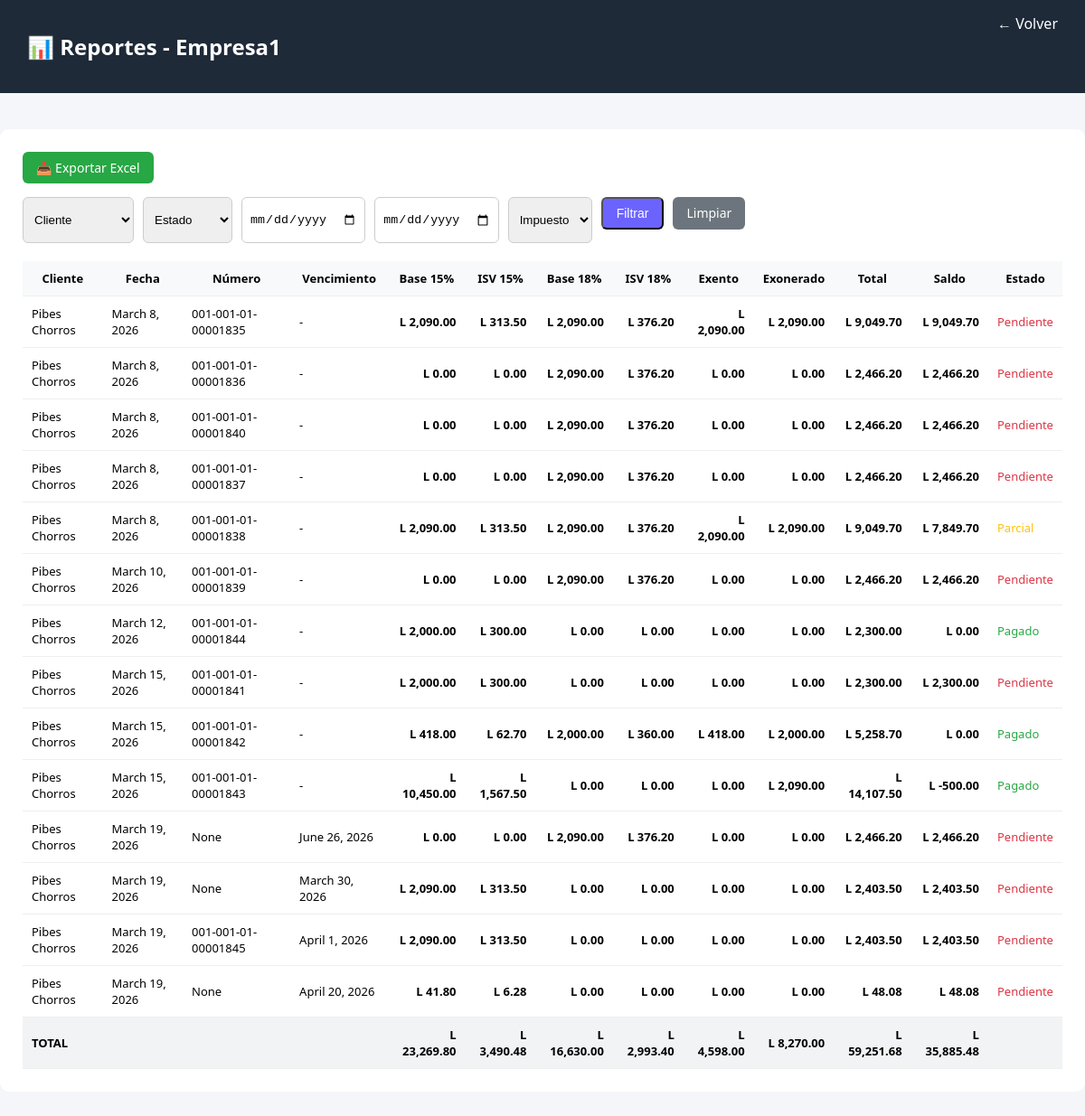
/empresa_1/dashboard/facturacion/reportes/ (signed in), run on the app's committed database.
### core/models.py (models this page shows, shortened)
class Empresa(models.Model):
    nombre = models.CharField(max_length=200)
    slug = models.SlugField(unique=True)
    rtn = models.CharField(max_length=20, unique=True)
    logo = models.ImageField(upload_to='logos/', blank=True, null=True)
    direccion = models.TextField(blank=True, null=True)
    ciudad = models.CharField(max_length=100, blank=True, null=True)
    departamento = models.CharField(max_length=100, blank=True, null=True)
    pais = models.CharField(max_length=100, default="Honduras")
    telefono = models.CharField(max_length=30, blank=True, null=True)
    correo = models.EmailField(blank=True, null=True)
    sitio_web = models.CharField(max_length=200, blank=True, null=True)
    slogan = models.CharField(max_length=200, blank=True, null=True)
    condiciones_pago = models.CharField(
        max_length=200,
        blank=True,
        null=True,
        default="Pago inmediato"
    )
    activa = models.BooleanField(default=True)
    fecha_creacion = models.DateTimeField(auto_now_add=True)
    class Meta:
        ordering = ['nombre']
        verbose_name = "Empresa"
        verbose_name_plural = "Empresas"

### facturacion/models.py (models this page shows, shortened)
class Factura(models.Model):
    ESTADOS = (
        ('borrador', 'Borrador'),
        ('emitida', 'Emitida'),
        ('anulada', 'Anulada'),
    )
    ESTADO_PAGO = (
        ('pendiente', 'Pendiente'),
        ('parcial', 'Parcial'),
        ('pagado', 'Pagado'),
    )
    MONEDAS = (
        ('HNL', 'Lempiras'),
        ('USD', 'Dólares'),
    )
    empresa = models.ForeignKey(Empresa, on_delete=models.CASCADE)
    cliente = models.ForeignKey(Cliente, on_delete=models.PROTECT)
    vendedor = models.ForeignKey(
        Usuario,
        on_delete=models.SET_NULL,
        null=True,
        blank=True,
        related_name='facturas_vendidas'
    )
    moneda = models.CharField(max_length=3, choices=MONEDAS, default='HNL')
    tipo_cambio = models.DecimalField(max_digits=10, decimal_places=4, default=1)
    fecha_emision = models.DateField(default=timezone.now)
    fecha_vencimiento = models.DateField(blank=True, null=True)
    orden_compra_exenta = models.CharField(max_length=100, blank=True, null=True)
    constancia_exonerado = models.CharField(max_length=100, blank=True, null=True)
    registro_sag = models.CharField(max_length=100, blank=True, null=True)
    cai = models.ForeignKey(CAI, on_delete=models.PROTECT, null=True, blank=True)
    numero_factura = models.CharField(max_length=20, blank=True, null=True)
    subtotal = models.DecimalField(max_digits=12, decimal_places=2, default=0)
    impuesto = models.DecimalField(max_digits=12, decimal_places=2, default=0)
    total = models.DecimalField(max_digits=12, decimal_places=2, default=0)
    total_lempiras = models.DecimalField(max_digits=14, decimal_places=2, default=0)
    estado = models.CharField(max_length=10, choices=ESTADOS, default='borrador')
    estado_pago = models.CharField(max_length=10, choices=ESTADO_PAGO, default='pendiente')
    fecha_creacion = models.DateTimeField(auto_now_add=True)
    @property
    def total_pagado(self):
        return sum((p.monto for p in self.pagos_facturacion.all()), Decimal('0.00'))
    @property
    def saldo_pendiente(self):
        return self.total - self.total_pagado
    def resumen_fiscal(self):
        resumen = {
            "base_15": 0,
            "base_18": 0,
            "base_exento": 0,
            "base_exonerado": 0,
            "isv_15": 0,
            "isv_18": 0,
        }
        for linea in self.lineas.all():
            nombre = linea.impuesto.nombre.lower()
            porcentaje = float(linea.impuesto.porcentaje)
            if porcentaje == 15:
                resumen["base_15"] += linea.subtotal
                resumen["isv_15"] += linea.impuesto_monto
            elif porcentaje == 18:
                resumen["base_18"] += linea.subtotal
                resumen["isv_18"] += linea.impuesto_monto
            elif porcentaje == 0:
                if "exoner" in nombre:
                    resumen["base_exonerado"] += linea.subtotal
                else:
                    resumen["base_exento"] += linea.subtotal
        return resumen

class Cliente(models.Model):
    empresa = models.ForeignKey(Empresa, on_delete=models.CASCADE)
    nombre = models.CharField(max_length=200)
    rtn = models.CharField(max_length=20, blank=True, null=True)
    direccion = models.TextField(blank=True, null=True)
    ciudad = models.CharField(max_length=100, blank=True, null=True)
    activo = models.BooleanField(default=True)
    fecha_creacion = models.DateTimeField(auto_now_add=True)

class PagoFactura(models.Model):
    METODOS = (
        ('efectivo', 'Efectivo'),
        ('transferencia', 'Transferencia'),
        ('tarjeta', 'Tarjeta'),
    )
    factura = models.ForeignKey(
        Factura,
        on_delete=models.CASCADE,
        related_name='pagos_facturacion'
    )
    fecha = models.DateField(default=timezone.now)
    monto = models.DecimalField(max_digits=12, decimal_places=2)
    metodo = models.CharField(
        max_length=20,
        choices=METODOS,
        default='efectivo'
    )
    referencia = models.CharField(max_length=100, blank=True, null=True)
    fecha_creacion = models.DateTimeField(auto_now_add=True)

### facturacion/views.py (the view)
# urls.py: path('reportes/', views.reportes_facturacion, name='reportes_facturacion'),
@login_required
def reportes_facturacion(request, empresa_slug):
    empresa = get_object_or_404(Empresa, slug=empresa_slug)
    facturas = Factura.objects.filter(empresa=empresa)
    cliente_id = request.GET.get("cliente")
    estado_pago = request.GET.get("estado_pago")
    fecha_desde = request.GET.get("fecha_desde")
    fecha_hasta = request.GET.get("fecha_hasta")
    impuesto = request.GET.get("impuesto")
    if cliente_id:
        facturas = facturas.filter(cliente_id=cliente_id)
    if estado_pago:
        facturas = facturas.filter(estado_pago=estado_pago)
    if fecha_desde:
        facturas = facturas.filter(fecha_emision__gte=fecha_desde)
    if fecha_hasta:
        facturas = facturas.filter(fecha_emision__lte=fecha_hasta)
    if impuesto:
        facturas = facturas.filter(lineas__impuesto__porcentaje=impuesto).distinct()
    totales = facturas.aggregate(
        subtotal=Sum('subtotal'),
        impuesto=Sum('impuesto'),
        total=Sum('total')
    )
    total_saldo = sum((f.saldo_pendiente for f in facturas), Decimal('0.00'))
    total_base_15 = Decimal('0.00')
    total_isv_15 = Decimal('0.00')
    total_base_18 = Decimal('0.00')
    total_isv_18 = Decimal('0.00')
    total_exento = Decimal('0.00')
    total_exonerado = Decimal('0.00')
    for f in facturas:
        r = f.resumen_fiscal()
        total_base_15 += Decimal(str(r["base_15"]))
        total_isv_15 += Decimal(str(r["isv_15"]))
        total_base_18 += Decimal(str(r["base_18"]))
        total_isv_18 += Decimal(str(r["isv_18"]))
        total_exento += Decimal(str(r["base_exento"]))
        total_exonerado += Decimal(str(r["base_exonerado"]))
    clientes = Cliente.objects.filter(empresa=empresa)
    return render(request, "facturacion/reportes_facturacion.html", {
        "empresa": empresa,
        "clientes": clientes,
        "facturas": facturas,
        "totales": totales,
        "total_saldo": total_saldo,
        "total_base_15": total_base_15,
        "total_isv_15": total_isv_15,
        "total_base_18": total_base_18,
        "total_isv_18": total_isv_18,
        "total_exento": total_exento,
        "total_exonerado": total_exonerado,
    })

### facturacion/templates/facturacion/reportes_facturacion.html (shortened to what this page needs)
{% load humanize %}
<!DOCTYPE html>
<html>
<head>
</head>
<body>
<div class="topbar">
<h2>📊 Reportes - {{ empresa.nombre }}</h2>
<a href="/{{ empresa.slug }}/dashboard/facturacion/">← Volver</a>
</div>
<div class="container">
<a href="/{{ empresa.slug }}/dashboard/facturacion/reportes/excel/?{{ request.GET.urlencode }}" class="btn btn-success">
📥 Exportar Excel
</a>
<form method="GET">
<select name="cliente">
<option value="">Cliente</option>
</select>
<select name="estado_pago">
<option value="">Estado</option>
</select>
<input type="date" name="fecha_desde" value="{{ request.GET.fecha_desde }}">
<input type="date" name="fecha_hasta" value="{{ request.GET.fecha_hasta }}">
<select name="impuesto">
<option value="">Impuesto</option>
</select>
<button type="submit" class="btn btn-primary">Filtrar</button>
<a href="/{{ empresa.slug }}/dashboard/facturacion/reportes/" class="btn btn-secondary">
Limpiar
</a>
</form>
<table>
<thead>
<tr>
<th>Cliente</th>
<th>Fecha</th>
<th>Número</th>
<th>Vencimiento</th>
<th>Base 15%</th>
<th>ISV 15%</th>
<th>Base 18%</th>
<th>ISV 18%</th>
<th>Exento</th>
<th>Exonerado</th>
<th>Total</th>
<th>Saldo</th>
<th>Estado</th>
</tr>
</thead>
<tbody>
{% for f in facturas %}
{% with r=f.resumen_fiscal %}
<tr>
<td>{{ f.cliente.nombre }}</td>
<td>{{ f.fecha_emision }}</td>
<td>{{ f.numero_factura }}</td>
<td>{{ f.fecha_vencimiento|default:"-" }}</td>
<td class="monto">L {{ r.base_15|floatformat:2|intcomma }}</td>
<td class="monto">L {{ r.isv_15|floatformat:2|intcomma }}</td>
<td class="monto">L {{ r.base_18|floatformat:2|intcomma }}</td>
<td class="monto">L {{ r.isv_18|floatformat:2|intcomma }}</td>
<td class="monto">L {{ r.base_exento|floatformat:2|intcomma }}</td>
<td class="monto">L {{ r.base_exonerado|floatformat:2|intcomma }}</td>
<td class="monto">L {{ f.total|floatformat:2|intcomma }}</td>
<td class="monto">L {{ f.saldo_pendiente|floatformat:2|intcomma }}</td>
<td>
{% if f.estado_pago == "pagado" %}
<span class="pagado">Pagado</span>
{% elif f.estado_pago == "parcial" %}
<span class="parcial">Parcial</span>
{% else %}
<span class="pendiente">Pendiente</span>
{% endif %}
</td>
</tr>
{% endwith %}
{% empty %}
<tr><td colspan="13">Sin resultados</td></tr>
{% endfor %}
</tbody>
<tfoot>
<tr>
<td colspan="4">TOTAL</td>
<td class="monto">L {{ total_base_15|floatformat:2|intcomma }}</td>
<td class="monto">L {{ total_isv_15|floatformat:2|intcomma }}</td>
<td class="monto">L {{ total_base_18|floatformat:2|intcomma }}</td>
<td class="monto">L {{ total_isv_18|floatformat:2|intcomma }}</td>
<td class="monto">L {{ total_exento|floatformat:2|intcomma }}</td>
<td class="monto">L {{ total_exonerado|floatformat:2|intcomma }}</td>
<td class="monto">L {{ totales.total|floatformat:2|intcomma }}</td>
<td class="monto">L {{ total_saldo|floatformat:2|intcomma }}</td>
<td></td>
</tr>
</tfoot>
</table>
</div>
</body>
</html>

### facturacion/templates/facturacion/reportes_facturacion.html (style rules this page uses)
body { margin:0; font-family:"Segoe UI", Arial; background:#f4f6f9; }
.topbar { background:#1e2a38; color:white; padding:15px 30px; display:flex; justify-content:space-between; }
.topbar a { color:white; text-decoration:none; }
.container { max-width:1400px; margin:40px auto; background:white; padding:25px; border-radius:10px; }
.btn { padding:8px 15px; border-radius:6px; text-decoration:none; font-size:14px; display:inline-block; margin-bottom:15px; }
.btn-primary { background:#6c63ff; color:white; }
.btn-success { background:#28a745; color:white; }
.btn-secondary { background:#6c757d; color:white; }
form { display:flex; gap:10px; flex-wrap:wrap; margin-bottom:20px; }
select, input { padding:8px; border-radius:6px; border:1px solid #ccc; }
table { width:100%; border-collapse:collapse; }
th, td { padding:10px; border-bottom:1px solid #eee; font-size:13px; }
th { background:#f8f9fa; }
.monto { text-align:right; font-weight:600; }
.pagado { color:#28a745; }
.parcial { color:#ffc107; }
.pendiente { color:#dc3545; }
tfoot td { background:#f1f3f5; font-weight:bold; }

### data on the page
Empresa: nombre "Empresa1"
Factura: cliente.nombre "Pibes Chorros", fecha_emision "March 8, 2026", numero_factura "001-001-01-00001835", fecha_vencimiento "-", resumen_fiscal.base_15 "2,090.00", resumen_fiscal.isv_15 "313.50", resumen_fiscal.base_18 "2,090.00", resumen_fiscal.isv_18 "376.20", resumen_fiscal.base_exento "2,090.00", resumen_fiscal.base_exonerado "2,090.00", total "9,049.70", saldo_pendiente "9,049.70", estado_pago "Pendiente"
Factura: cliente.nombre "Pibes Chorros", fecha_emision "March 8, 2026", numero_factura "001-001-01-00001836", fecha_vencimiento "-", resumen_fiscal.base_15 "0.00", resumen_fiscal.isv_15 "0.00", resumen_fiscal.base_18 "2,090.00", resumen_fiscal.isv_18 "376.20", resumen_fiscal.base_exento "0.00", resumen_fiscal.base_exonerado "0.00", total "2,466.20", saldo_pendiente "2,466.20", estado_pago "Pendiente"
Factura: cliente.nombre "Pibes Chorros", fecha_emision "March 8, 2026", numero_factura "001-001-01-00001840", fecha_vencimiento "-", resumen_fiscal.base_15 "0.00", resumen_fiscal.isv_15 "0.00", resumen_fiscal.base_18 "2,090.00", resumen_fiscal.isv_18 "376.20", resumen_fiscal.base_exento "0.00", resumen_fiscal.base_exonerado "0.00", total "2,466.20", saldo_pendiente "2,466.20", estado_pago "Pendiente"
Factura: cliente.nombre "Pibes Chorros", fecha_emision "March 8, 2026", numero_factura "001-001-01-00001837", fecha_vencimiento "-", resumen_fiscal.base_15 "0.00", resumen_fiscal.isv_15 "0.00", resumen_fiscal.base_18 "2,090.00", resumen_fiscal.isv_18 "376.20", resumen_fiscal.base_exento "0.00", resumen_fiscal.base_exonerado "0.00", total "2,466.20", saldo_pendiente "2,466.20", estado_pago "Pendiente"
Factura: cliente.nombre "Pibes Chorros", fecha_emision "March 8, 2026", numero_factura "001-001-01-00001838", fecha_vencimiento "-", resumen_fiscal.base_15 "2,090.00", resumen_fiscal.isv_15 "313.50", resumen_fiscal.base_18 "2,090.00", resumen_fiscal.isv_18 "376.20", resumen_fiscal.base_exento "2,090.00", resumen_fiscal.base_exonerado "2,090.00", total "9,049.70", saldo_pendiente "7,849.70", estado_pago "Parcial"
Factura: cliente.nombre "Pibes Chorros", fecha_emision "March 10, 2026", numero_factura "001-001-01-00001839", fecha_vencimiento "-", resumen_fiscal.base_15 "0.00", resumen_fiscal.isv_15 "0.00", resumen_fiscal.base_18 "2,090.00", resumen_fiscal.isv_18 "376.20", resumen_fiscal.base_exento "0.00", resumen_fiscal.base_exonerado "0.00", total "2,466.20", saldo_pendiente "2,466.20", estado_pago "Pendiente"
Factura: cliente.nombre "Pibes Chorros", fecha_emision "March 12, 2026", numero_factura "001-001-01-00001844", fecha_vencimiento "-", resumen_fiscal.base_15 "2,000.00", resumen_fiscal.isv_15 "300.00", resumen_fiscal.base_18 "0.00", resumen_fiscal.isv_18 "0.00", resumen_fiscal.base_exento "0.00", resumen_fiscal.base_exonerado "0.00", total "2,300.00", saldo_pendiente "0.00", estado_pago "Pagado"
Factura: cliente.nombre "Pibes Chorros", fecha_emision "March 15, 2026", numero_factura "001-001-01-00001841", fecha_vencimiento "-", resumen_fiscal.base_15 "2,000.00", resumen_fiscal.isv_15 "300.00", resumen_fiscal.base_18 "0.00", resumen_fiscal.isv_18 "0.00", resumen_fiscal.base_exento "0.00", resumen_fiscal.base_exonerado "0.00", total "2,300.00", saldo_pendiente "2,300.00", estado_pago "Pendiente"
Factura: cliente.nombre "Pibes Chorros", fecha_emision "March 15, 2026", numero_factura "001-001-01-00001842", fecha_vencimiento "-", resumen_fiscal.base_15 "418.00", resumen_fiscal.isv_15 "62.70", resumen_fiscal.base_18 "2,000.00", resumen_fiscal.isv_18 "360.00", resumen_fiscal.base_exento "418.00", resumen_fiscal.base_exonerado "2,000.00", total "5,258.70", saldo_pendiente "0.00", estado_pago "Pagado"
Factura: cliente.nombre "Pibes Chorros", fecha_emision "March 15, 2026", numero_factura "001-001-01-00001843", fecha_vencimiento "-", resumen_fiscal.base_15 "10,450.00", resumen_fiscal.isv_15 "1,567.50", resumen_fiscal.base_18 "0.00", resumen_fiscal.isv_18 "0.00", resumen_fiscal.base_exento "0.00", resumen_fiscal.base_exonerado "2,090.00", total "14,107.50", saldo_pendiente "-500.00", estado_pago "Pagado"
Factura: cliente.nombre "Pibes Chorros", fecha_emision "March 19, 2026", numero_factura "None", fecha_vencimiento "June 26, 2026", resumen_fiscal.base_15 "0.00", resumen_fiscal.isv_15 "0.00", resumen_fiscal.base_18 "2,090.00", resumen_fiscal.isv_18 "376.20", resumen_fiscal.base_exento "0.00", resumen_fiscal.base_exonerado "0.00", total "2,466.20", saldo_pendiente "2,466.20", estado_pago "Pendiente"
Factura: cliente.nombre "Pibes Chorros", fecha_emision "March 19, 2026", numero_factura "None", fecha_vencimiento "March 30, 2026", resumen_fiscal.base_15 "2,090.00", resumen_fiscal.isv_15 "313.50", resumen_fiscal.base_18 "0.00", resumen_fiscal.isv_18 "0.00", resumen_fiscal.base_exento "0.00", resumen_fiscal.base_exonerado "0.00", total "2,403.50", saldo_pendiente "2,403.50", estado_pago "Pendiente"
Factura: cliente.nombre "Pibes Chorros", fecha_emision "March 19, 2026", numero_factura "001-001-01-00001845", fecha_vencimiento "April 1, 2026", resumen_fiscal.base_15 "2,090.00", resumen_fiscal.isv_15 "313.50", resumen_fiscal.base_18 "0.00", resumen_fiscal.isv_18 "0.00", resumen_fiscal.base_exento "0.00", resumen_fiscal.base_exonerado "0.00", total "2,403.50", saldo_pendiente "2,403.50", estado_pago "Pendiente"
Factura: cliente.nombre "Pibes Chorros", fecha_emision "March 19, 2026", numero_factura "None", fecha_vencimiento "April 20, 2026", resumen_fiscal.base_15 "41.80", resumen_fiscal.isv_15 "6.28", resumen_fiscal.base_18 "0.00", resumen_fiscal.isv_18 "0.00", resumen_fiscal.base_exento "0.00", resumen_fiscal.base_exonerado "0.00", total "48.08", saldo_pendiente "48.08", estado_pago "Pendiente"

### other printed values
{{ total_base_15|floatformat:2|intcomma }} "23,269.80"
{{ total_isv_15|floatformat:2|intcomma }} "3,490.48"
{{ total_base_18|floatformat:2|intcomma }} "16,630.00"
{{ total_isv_18|floatformat:2|intcomma }} "2,993.40"
{{ total_exento|floatformat:2|intcomma }} "4,598.00"
{{ total_exonerado|floatformat:2|intcomma }} "8,270.00"
{{ totales.total|floatformat:2|intcomma }} "59,251.68"
{{ total_saldo|floatformat:2|intcomma }} "35,885.48"
